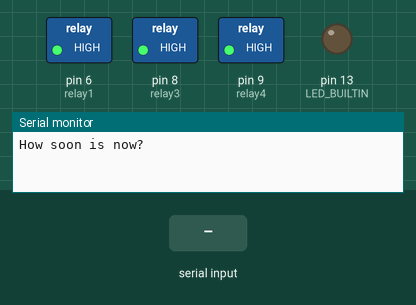
Simulated run of this sketch. Board: Arduino Uno, built with avr-gcc and run on an emulated ATmega328P. Parts: switched loads named in the sketch (green lamp = pin HIGH), output pins drawn as LEDs (lit = HIGH), the last lines printed to the serial monitor. The inputs (shaded band) are chosen by the test bench.

Above: at 0.9 s.
1.0 s: ":\n" received over Serial
At 2.4 s:
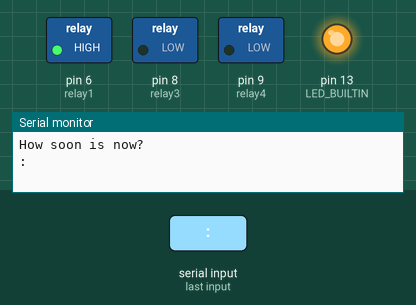
At 32.4 s:
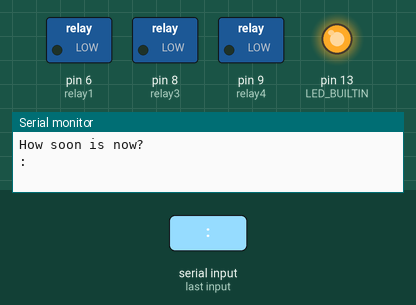
Timing chart, 0 to 33.5 s (numbered marks = the images above; inputs shaded):
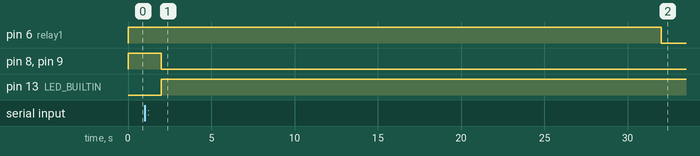

The sketch:

hydrobot.ino
```cpp
// relaybot
// Aeroponics relay control
// Mist on/off Timer functions -> 1 -12V solenoid valve
// Lights on/off Timer functions
// Nutes infusion pump
// PH infusion pump


//THIRD-PARTY LIBRARIES

#include <TimeLib.h>
#include <Wire.h>

// constants won’t change. They’re used here to set pin numbers:
const int relay1 = 6; // the number of the relay1 pin - tied to 12V water solenoid
const int relay2 = 7;
const int relay3 = 8; // lights
const int relay4 = 9; // lights
const int relay5 = 10;
const int relay6 = 11;
const int relay7 = 12;
const int relay8 = 13;
const int timeon=6; //want lights on from 6AM to 8PM (24h format)
const int timeoff=20;

// variables
byte light = HIGH;
boolean switchlight=false;


void setup() {
  // initialize built-in LED
  pinMode(LED_BUILTIN, OUTPUT);
  // initialize the relay1,2,3,4,5,6,7,8 pins as an output:
  pinMode(relay1, OUTPUT); // initialize relay with solenoid valve
  //pinMode(relay2, OUTPUT); // initialize relay for lights
  pinMode(relay3, OUTPUT); // initialize relay for lights
  pinMode(relay4, OUTPUT);
  //pinMode(relay5, OUTPUT);
  //pinMode(relay6, OUTPUT);
  //pinMode(relay7, OUTPUT);
  //pinMode(relay8, OUTPUT);

  Serial.begin(9600);
    while (!Serial) {
    ; // wait for serial (USB) port to connect
  }

  digitalWrite(relay1, HIGH); //turn on misting
  // turn lights and Arduino's builtin LED on
  digitalWrite(relay3, light);
  digitalWrite(relay4, light);
  digitalWrite(LED_BUILTIN, !light);

  setSystemDate();

  delay(1000);

}

void loop() {

   // display system time
   //Serial.print("Arduino System time: ");
   //Serial.print(hour());
   //printDigits(minute());
   //printDigits(second());
   //Serial.println();
  //Serial.print(day());
  //printDigits(month());
  //printDigits(year());
  //Serial.println();


  if ((hour() >= timeon) && (hour() < timeoff)) {
    if ((light==LOW)) {
      // Lights should be ON
      switchlight=true;
      light=HIGH;
      }
    }
  else {
    if ((light==HIGH)) {
      // Lights should be OFF
      switchlight=true;
      light=LOW;
      }
   }

   if (switchlight) {
      switchlight=false;
      digitalWrite(relay3,light); // switch lights
      digitalWrite(relay4, light); // switch lights
      digitalWrite(LED_BUILTIN,!light); // switch built in LED
   }

//misting thread 30 seconds on, 5 minutes off
//  Serial.println("turn on misters - relay pin 1");
  digitalWrite(relay1, HIGH); //turn on misting
  delay(30000); // spray for 30 seconds
//  Serial.println("turn off misters - relay pin 1");
  digitalWrite(relay1, LOW); // turn off misting
  delay(300000); // leave off for 5 minutes


}

void setSystemDate() {

int inChar=0;
String timeString = "";    // string to hold input
int hours, minutes, seconds, days, months, years;  // for the results

    // request date/time:
  Serial.println("How soon is now?");
//  Serial.println("date +%H:%M:%S:%d:%m:%Y");
//from python script -> print (time.strftime("%H:%M:%S:%d:%m:%Y"))
// get the result of the date process (should be hours:minutes:seconds:day:month:year):
 while (inChar != '\n') {
   while ((Serial.available() > 0)) {
      inChar = Serial.read();
      timeString += (char)inChar;
    }
    }
  Serial.println(timeString);
      // find the colons:
    int firstColon = timeString.indexOf(":");
    int secondColon = timeString.indexOf(":",firstColon+1);
    int thirdColon = timeString.indexOf(":",secondColon+1);
    int fourthColon = timeString.indexOf(":",thirdColon+1);
    int fifthColon = timeString.lastIndexOf(":");
    // get the substrings for each date value hour, minute second:
    String hourString = timeString.substring(0, firstColon);
    String minString = timeString.substring(firstColon + 1, secondColon);
    String secString = timeString.substring(secondColon + 1);
    String dayString = timeString.substring(thirdColon + 1);
    String monthString = timeString.substring(fourthColon + 1);
    String yearString = timeString.substring(fifthColon + 1);

    // convert to ints
    hours = hourString.toInt();
    minutes = minString.toInt();
    seconds = secString.toInt();
    days = dayString.toInt();
    months = monthString.toInt();
    years = yearString.toInt();
    //setTime(hr,min,sec,day,mnth,yr);
    setTime(hours,minutes,seconds,days,months,years);

}
```

Measured:
- after the input at 1.0 s, pin 6 (relay1): HIGH → LOW after 31.0 s; pin 8 (relay3), pin 9 (relay4): HIGH → LOW after 1.0 s; pin 13 (LED_BUILTIN): LOW → HIGH after 1.0 s
